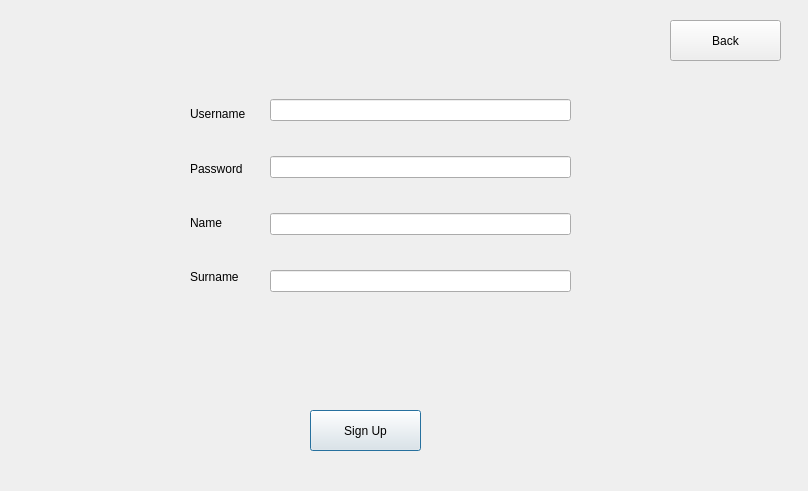
<?xml version="1.0" encoding="UTF-8"?>
<ui version="4.0">
 <class>signup</class>
 <widget class="QDialog" name="signup">
  <property name="geometry">
   <rect>
    <x>0</x>
    <y>0</y>
    <width>808</width>
    <height>491</height>
   </rect>
  </property>
  <property name="windowTitle">
   <string>Dialog</string>
  </property>
  <widget class="QLabel" name="pic">
   <property name="geometry">
    <rect>
     <x>-10</x>
     <y>0</y>
     <width>841</width>
     <height>491</height>
    </rect>
   </property>
   <property name="text">
    <string/>
   </property>
   <property name="alignment">
    <set>Qt::AlignCenter</set>
   </property>
  </widget>
  <widget class="QPushButton" name="pushButton">
   <property name="geometry">
    <rect>
     <x>310</x>
     <y>410</y>
     <width>111</width>
     <height>41</height>
    </rect>
   </property>
   <property name="layoutDirection">
    <enum>Qt::LeftToRight</enum>
   </property>
   <property name="text">
    <string>Sign Up</string>
   </property>
  </widget>
  <widget class="QLabel" name="message">
   <property name="geometry">
    <rect>
     <x>150</x>
     <y>350</y>
     <width>471</width>
     <height>21</height>
    </rect>
   </property>
   <property name="text">
    <string/>
   </property>
  </widget>
  <widget class="QWidget" name="verticalLayoutWidget">
   <property name="geometry">
    <rect>
     <x>270</x>
     <y>70</y>
     <width>301</width>
     <height>251</height>
    </rect>
   </property>
   <layout class="QVBoxLayout" name="verticalLayout_2">
    <item>
     <widget class="QLineEdit" name="lineEdit"/>
    </item>
    <item>
     <widget class="QLineEdit" name="lineEdit_2">
      <property name="echoMode">
       <enum>QLineEdit::Password</enum>
      </property>
     </widget>
    </item>
    <item>
     <widget class="QLineEdit" name="lineEdit_3"/>
    </item>
    <item>
     <widget class="QLineEdit" name="lineEdit_4"/>
    </item>
   </layout>
  </widget>
  <widget class="QWidget" name="verticalLayoutWidget_2">
   <property name="geometry">
    <rect>
     <x>190</x>
     <y>90</y>
     <width>81</width>
     <height>211</height>
    </rect>
   </property>
   <layout class="QVBoxLayout" name="verticalLayout_3">
    <item>
     <widget class="QLabel" name="label">
      <property name="text">
       <string>Username</string>
      </property>
     </widget>
    </item>
    <item>
     <widget class="QLabel" name="label_2">
      <property name="text">
       <string>Password</string>
      </property>
     </widget>
    </item>
    <item>
     <widget class="QLabel" name="label_3">
      <property name="text">
       <string>Name</string>
      </property>
     </widget>
    </item>
    <item>
     <widget class="QLabel" name="label_4">
      <property name="text">
       <string>Surname</string>
      </property>
     </widget>
    </item>
   </layout>
  </widget>
  <widget class="QPushButton" name="pushButton_2">
   <property name="geometry">
    <rect>
     <x>670</x>
     <y>20</y>
     <width>111</width>
     <height>41</height>
    </rect>
   </property>
   <property name="text">
    <string>Back</string>
   </property>
  </widget>
 </widget>
 <resources/>
 <connections/>
</ui>
